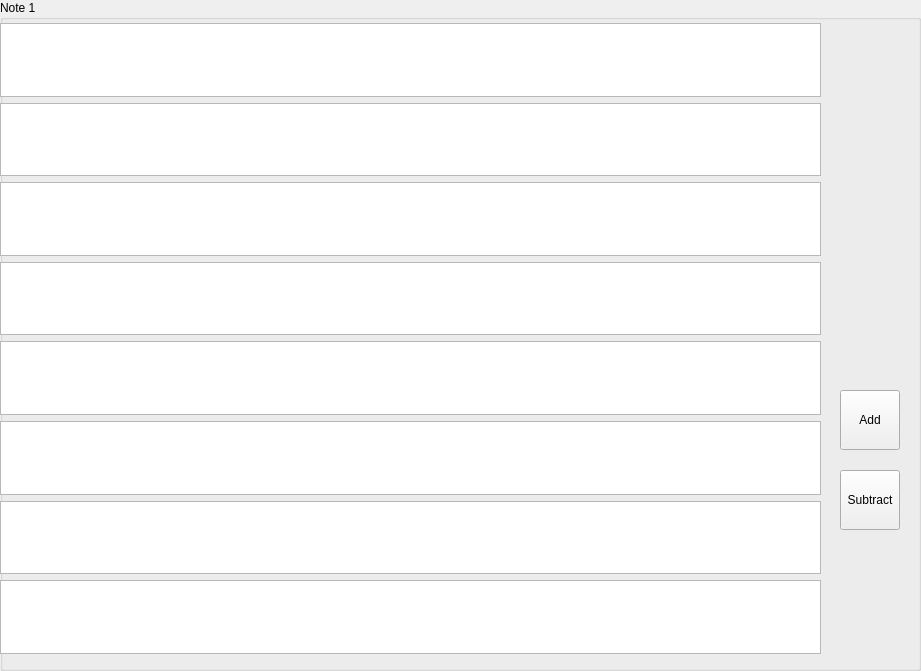
   <widget class="QGroupBox" name="groupBoxNote1">
    <property name="geometry">
     <rect>
      <x>100</x>
      <y>-1</y>
      <width>921</width>
      <height>671</height>
     </rect>
    </property>
    <property name="title">
     <string>Note 1</string>
    </property>
    <widget class="QWidget" name="verticalLayoutWidget_21">
     <property name="geometry">
      <rect>
       <x>0</x>
       <y>23</y>
       <width>821</width>
       <height>631</height>
      </rect>
     </property>
     <layout class="QVBoxLayout" name="verticalLayout_21">
      <item>
       <widget class="QTextEdit" name="textEditNote1"/>
      </item>
      <item>
       <widget class="QTextEdit" name="textEditNote2"/>
      </item>
      <item>
       <widget class="QTextEdit" name="textEditNote3"/>
      </item>
      <item>
       <widget class="QTextEdit" name="textEditNote4"/>
      </item>
      <item>
       <widget class="QTextEdit" name="textEditNote5"/>
      </item>
      <item>
       <widget class="QTextEdit" name="textEditNote6"/>
      </item>
      <item>
       <widget class="QTextEdit" name="textEditNote7"/>
      </item>
      <item>
       <widget class="QTextEdit" name="textEditNote8"/>
      </item>
     </layout>
    </widget>
    <widget class="QPushButton" name="pushButtonAdd">
     <property name="geometry">
      <rect>
       <x>840</x>
       <y>390</y>
       <width>60</width>
       <height>60</height>
      </rect>
     </property>
     <property name="text">
      <string>Add</string>
     </property>
    </widget>
    <widget class="QPushButton" name="pushButtonSubtract">
     <property name="geometry">
      <rect>
       <x>840</x>
       <y>470</y>
       <width>60</width>
       <height>60</height>
      </rect>
     </property>
     <property name="text">
      <string>Subtract</string>
     </property>
    </widget>
   </widget>
